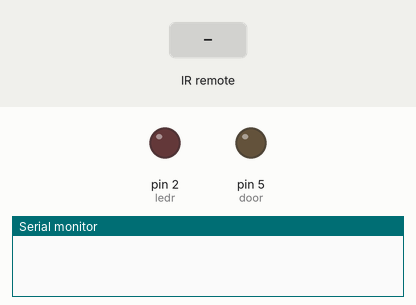
This sketch was run on a simulated Arduino Uno, built with avr-gcc and run on an emulated ATmega328P. On the bench: output pins drawn as LEDs (lit = HIGH), the last lines printed to the serial monitor. Inputs (shaded band) come from the test bench.

Above: at 1.2 s.
1.3 s: infrared code 0xFFFFFFFF received
At 1.7 s:
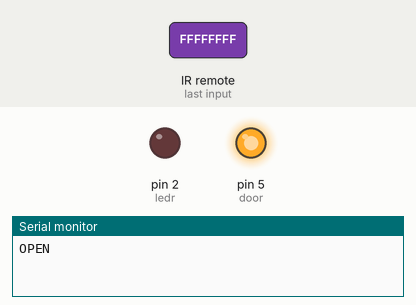
Timing chart, 0 to 4.3 s (numbered marks = the images above; inputs shaded):
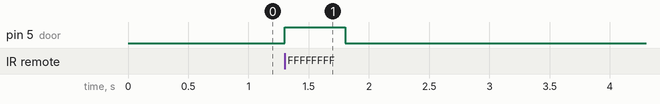

Measured:
- after the input at 1.3 s, pin 5 (door): LOW → HIGH at once, → LOW 0.50 s later

The sketch:

main.ino
```cpp
#include <IRremote.h> //INCLUSÃO DE BIBLIOTECA

int RECV_PIN = 7; //PINO DIGITAL UTILIZADO PELO FOTORRECEPTOR KY-022
IRrecv irrecv(RECV_PIN); //PASSA O PARÂMETRO PARA A FUNÇÃO irrecv
decode_results results; //VARIÁVEL QUE ARMAZENA OS RESULTADOS (SINAL IR RECEBIDO)

#define ledr 2
#define bt 3
#define door 5
int btstate = 0;
int codTecla1 = 4294967295;

void opendoor() {
  Serial.println("OPEN");
  digitalWrite(door,HIGH);
  delay(500);
  digitalWrite(door,LOW);
}

void setup(){
  Serial.begin(9600); //INICIALIZA A SERIAL
  irrecv.enableIRIn(); //INICIALIZA A RECEPÇÃO DE SINAIS IR

  pinMode(ledr,OUTPUT);
  pinMode(bt,INPUT);
  pinMode(door,OUTPUT);
}

void loop(){
  //CAPTURA O SINAL IR
  if (irrecv.decode(&results)) {
    if((results.value) == codTecla1){
      opendoor();
    }
  }
  irrecv.resume();
  delay(100); //INTERVALO DE 100 MILISSEGUNDOS
}
```
